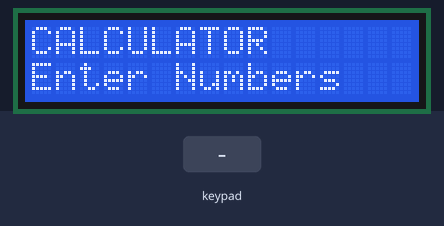
Recording of a sketch running on a simulated Arduino Uno, built with avr-gcc and run on an emulated ATmega328P. Shown: 16×2 character LCD. The test bench sets the inputs (shaded band).

Above: at 1.1 s.
4.3 s: keypad keys 7 + 5 = pressed 0.4 s apart
At 6.0 s:
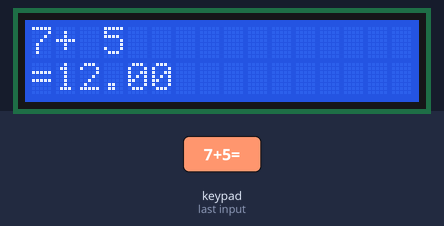
7.4 s: key '+' pressed
At 8.6 s:
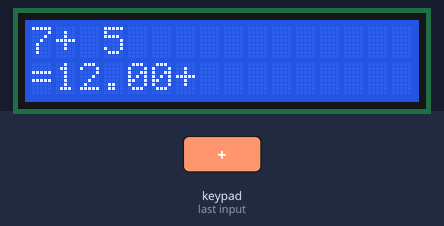
8.9 s: key '1' pressed
At 9.9 s:
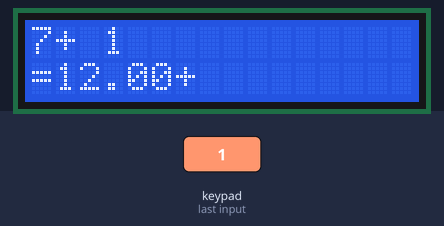
10.4 s: keypad keys 7 6 5 4 pressed 0.4 s apart
At 13.0 s:
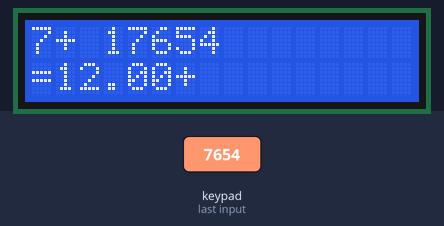
Timing chart, 0 to 14.5 s (numbered marks = the images above; inputs shaded):
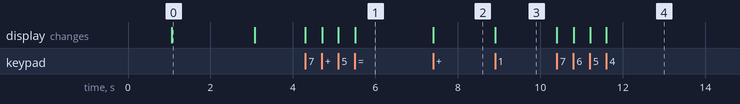

Measured:
- after the input at 4.3 s, the display: first changes at once (image 1 shows a later state)
- after the input at 7.4 s, the display: changes at once (image 2)
- after the input at 8.9 s, the display: changes at once (image 3)
- after the input at 10.4 s, the display: first changes at once (image 4 shows a later state)
- what the display in image 0 shows lasts 2.0 s, from 1.1 s to 3.1 s

The sketch:

calculator.ino
```cpp
                                                    /*CALCULATOR*/
/* Components required:
1. Arduino Uno
2. 4x4 Keypad
3. 16x2 LCD */

/**********************************************/

#include<Keypad.h> //To operate keypad
#include<Wire.h> //To connect wires btw arduino & lcd
#include<LiquidCrystal.h> //To operate lcd display

LiquidCrystal lcd(13,12,11,10,9,8);

long first=0; //First number
long second=0;//Second number
float total=0;//Final value

char myKey;
const byte ROWS=4;//Connect to rowpins of keypad
const byte COLS=4;//Connect to column pins of keypad

char keys [ROWS] [COLS]={{'1','2','3','+'}, //A corresponds to addition operation
                         {'4','5','6','-'}, //B corresponds to subtraction operation
                         {'7','8','9','*'}, //C corresponds to multiplication operation
                         {'C','0','=','/'}}; //D corresponds to division operation,* corresponds to clear operation,# corresponds to equal operator

byte rowPins[ROWS]={7,6,5,4};
byte colPins[COLS]={3,2,1,0};

Keypad myKeypad=Keypad(makeKeymap(keys),rowPins,colPins,ROWS,COLS);//Initialize keypad

//makeKeymap(keys)initializes the internal keymap to be equal to user defined keymap
//rowPins and colPins are arduino pins to which rows & columns of keypad are connected
//ROWS & COLS are no of rows & columns of the keypad

void setup()
{
  lcd.begin(16,2);
  for(int i=0;i<=3;i++)
  lcd.setCursor(0,0);
  lcd.print("CALCULATOR");
  delay(1000);
  lcd.setCursor(0,1);
  lcd.print("Enter Numbers");
  delay(2000);
  lcd.clear();
  lcd.setCursor(0,0);
}

void loop()
{
  myKey= myKeypad.getKey();//getKey() is used to read the values from keypad and display it on lcd
  switch(myKey)
  {
    case '0':
      lcd.setCursor(0,0);
      first=(first*10)+(myKey-'0');
      lcd.print(first);
      break;
    case '1':
      lcd.setCursor(0,0);
      first=(first*10)+(myKey-'0');
      lcd.print(first);
      break;
    case '2':
      lcd.setCursor(0,0);
      first=(first*10)+(myKey-'0');
      lcd.print(first);
      break;
    case '3':
      lcd.setCursor(0,0);
      first=(first*10)+(myKey-'0');
      lcd.print(first);
      break;
    case '4':
      lcd.setCursor(0,0);
      first=(first*10)+(myKey-'0');
      lcd.print(first);
      break;
    case '5':
      lcd.setCursor(0,0);
      first=(first*10)+(myKey-'0');
      lcd.print(first);
      break;
    case '6':
      lcd.setCursor(0,0);
      first=(first*10)+(myKey-'0');
      lcd.print(first);
      break;
    case '7':
      lcd.setCursor(0,0);
      first=(first*10)+(myKey-'0');
      lcd.print(first);
      break;
     case '8':
      lcd.setCursor(0,0);
      first=(first*10)+(myKey-'0');
      lcd.print(first);
      break;
     case '9':
      lcd.setCursor(0,0);
      first=(first*10)+(myKey-'0');
      lcd.print(first);
      break;

    case '+':
      first=(total!=0?total:first);
      lcd.print("+");
      second=secondNumber();
      total=first+second;
      lcd.setCursor(0,3);
      lcd.print("=");
      lcd.print(total);
      first=0,second=0;
      break;

      case '-':
      first=(total!=0?total:first);
      lcd.print("-");
      second=secondNumber();
      total=first-second;
      lcd.setCursor(0,3);
      lcd.print("=");
      lcd.print(total);
      first=0,second=0;
      break;

      case '*':
      first=(total!=0?total:first);
      lcd.print("*");
      second=secondNumber();
      total=first*second;
      lcd.setCursor(0,3);
      lcd.print("=");
      lcd.print(total);
      first=0,second=0;
      break;

      case '/':
      first=(total!=0?total:first);
      lcd.print("/");
      second=secondNumber();
      lcd.setCursor(0,3);
      second==0?lcd.print("Invalid"):total=(float)first/(float)second;
      lcd.print("=");
      lcd.print(total);
      first=0,second=0;
      break;

      case 'C':
        total=0;
        lcd.clear();
        break;
  }
}

long secondNumber()
{
  while( 1 )
  {
    myKey=myKeypad.getKey();
    if(myKey>='0' && myKey<='9')
    {
      second=(second*10)+(myKey-'0');
      lcd.setCursor(3,0);
      lcd.print(second);
    }
    if(myKey== '=') break;
  }
 return second;
}
```
